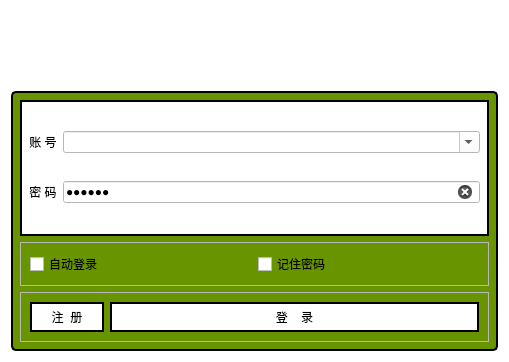
<?xml version="1.0" encoding="UTF-8"?>
<ui version="4.0">
 <class>login_main_win</class>
 <widget class="QWidget" name="login_main_win">
  <property name="geometry">
   <rect>
    <x>0</x>
    <y>0</y>
    <width>509</width>
    <height>362</height>
   </rect>
  </property>
  <property name="minimumSize">
   <size>
    <width>0</width>
    <height>0</height>
   </size>
  </property>
  <property name="maximumSize">
   <size>
    <width>10000</width>
    <height>10000</height>
   </size>
  </property>
  <property name="windowTitle">
   <string>登录</string>
  </property>
  <property name="styleSheet">
   <string notr="true">#ac_pw_widget{
border-width:2px;
border-color: rgb(0, 0, 0);
border-style:solid}

#login_main_win{
background-color: rgb(255, 255, 255);}
</string>
  </property>
  <layout class="QVBoxLayout" name="verticalLayout_2">
   <item>
    <widget class="QLabel" name="label">
     <property name="sizePolicy">
      <sizepolicy hsizetype="Preferred" vsizetype="Preferred">
       <horstretch>0</horstretch>
       <verstretch>2</verstretch>
      </sizepolicy>
     </property>
     <property name="text">
      <string/>
     </property>
    </widget>
   </item>
   <item>
    <widget class="QWidget" name="main_widget" native="true">
     <property name="sizePolicy">
      <sizepolicy hsizetype="Preferred" vsizetype="Preferred">
       <horstretch>0</horstretch>
       <verstretch>7</verstretch>
      </sizepolicy>
     </property>
     <property name="styleSheet">
      <string notr="true">#main_widget{
background-color: rgb(104, 148, 0);
border-radius:5px;
border-width:2px;
border-color: rgb(0, 0, 0);
border-style:solid}</string>
     </property>
     <layout class="QVBoxLayout" name="verticalLayout">
      <item>
       <widget class="QWidget" name="ac_pw_widget" native="true">
        <property name="sizePolicy">
         <sizepolicy hsizetype="Preferred" vsizetype="Preferred">
          <horstretch>0</horstretch>
          <verstretch>10</verstretch>
         </sizepolicy>
        </property>
        <property name="styleSheet">
         <string notr="true">background-color: rgb(255, 255, 255);</string>
        </property>
        <layout class="QGridLayout" name="gridLayout">
         <item row="0" column="0">
          <widget class="QLabel" name="label_3">
           <property name="styleSheet">
            <string notr="true">font: 75 10pt &quot;微软雅黑&quot;;</string>
           </property>
           <property name="text">
            <string>账 号</string>
           </property>
           <property name="alignment">
            <set>Qt::AlignCenter</set>
           </property>
          </widget>
         </item>
         <item row="0" column="1">
          <widget class="QComboBox" name="actext">
           <property name="editable">
            <bool>true</bool>
           </property>
           <property name="placeholderText">
            <string>请输入账号</string>
           </property>
           <item>
            <property name="text">
             <string>123456</string>
            </property>
           </item>
          </widget>
         </item>
         <item row="1" column="0">
          <widget class="QLabel" name="label_4">
           <property name="styleSheet">
            <string notr="true">font: 75 10pt &quot;微软雅黑&quot;;</string>
           </property>
           <property name="text">
            <string>密 码</string>
           </property>
           <property name="alignment">
            <set>Qt::AlignCenter</set>
           </property>
          </widget>
         </item>
         <item row="1" column="1">
          <widget class="QLineEdit" name="pwtext">
           <property name="text">
            <string>123456</string>
           </property>
           <property name="echoMode">
            <enum>QLineEdit::Password</enum>
           </property>
           <property name="placeholderText">
            <string>请输入密码</string>
           </property>
           <property name="clearButtonEnabled">
            <bool>true</bool>
           </property>
          </widget>
         </item>
        </layout>
       </widget>
      </item>
      <item>
       <widget class="QFrame" name="frame_2">
        <property name="frameShape">
         <enum>QFrame::StyledPanel</enum>
        </property>
        <property name="frameShadow">
         <enum>QFrame::Raised</enum>
        </property>
        <layout class="QHBoxLayout" name="horizontalLayout">
         <item>
          <widget class="QCheckBox" name="autologinbtn">
           <property name="sizePolicy">
            <sizepolicy hsizetype="Minimum" vsizetype="Fixed">
             <horstretch>1</horstretch>
             <verstretch>0</verstretch>
            </sizepolicy>
           </property>
           <property name="text">
            <string>自动登录</string>
           </property>
          </widget>
         </item>
         <item>
          <widget class="QCheckBox" name="rempwbtn">
           <property name="sizePolicy">
            <sizepolicy hsizetype="Minimum" vsizetype="Fixed">
             <horstretch>1</horstretch>
             <verstretch>0</verstretch>
            </sizepolicy>
           </property>
           <property name="text">
            <string>记住密码</string>
           </property>
          </widget>
         </item>
        </layout>
       </widget>
      </item>
      <item>
       <widget class="QFrame" name="frame_3">
        <property name="frameShape">
         <enum>QFrame::StyledPanel</enum>
        </property>
        <property name="frameShadow">
         <enum>QFrame::Raised</enum>
        </property>
        <layout class="QHBoxLayout" name="horizontalLayout_2">
         <item>
          <widget class="QPushButton" name="registerbtn">
           <property name="sizePolicy">
            <sizepolicy hsizetype="Minimum" vsizetype="Preferred">
             <horstretch>1</horstretch>
             <verstretch>0</verstretch>
            </sizepolicy>
           </property>
           <property name="styleSheet">
            <string notr="true">border-width:2px;
border-color: rgb(0, 0, 0);
border-style:solid;
background-color: rgb(255, 255, 255);
font: 75 10pt &quot;微软雅黑&quot;;</string>
           </property>
           <property name="text">
            <string>注  册</string>
           </property>
          </widget>
         </item>
         <item>
          <widget class="QPushButton" name="loadbtn">
           <property name="sizePolicy">
            <sizepolicy hsizetype="Minimum" vsizetype="Fixed">
             <horstretch>5</horstretch>
             <verstretch>0</verstretch>
            </sizepolicy>
           </property>
           <property name="minimumSize">
            <size>
             <width>0</width>
             <height>30</height>
            </size>
           </property>
           <property name="styleSheet">
            <string notr="true">QPushButton{
background-color: rgb(202, 0, 0);
border-width:2px;
border-color: rgb(0, 0, 0);
border-style:solid;
background-color: rgb(255, 255, 255);
font: 75 10pt &quot;微软雅黑&quot;;}


QPushButton:hover{
	
	
	background-color: rgb(195, 255, 0);
}

QPushButton:pressed{
	rgb(0, 255, 170);
}

QPushButton:disabled{
background-color: rgb(145, 145, 145);
}


</string>
           </property>
           <property name="text">
            <string>登    录</string>
           </property>
          </widget>
         </item>
        </layout>
       </widget>
      </item>
     </layout>
    </widget>
   </item>
  </layout>
 </widget>
 <resources/>
 <connections>
  <connection>
   <sender>registerbtn</sender>
   <signal>clicked()</signal>
   <receiver>login_main_win</receiver>
   <slot>showregister()</slot>
   <hints>
    <hint type="sourcelabel">
     <x>348</x>
     <y>275</y>
    </hint>
    <hint type="destinationlabel">
     <x>584</x>
     <y>291</y>
    </hint>
   </hints>
  </connection>
  <connection>
   <sender>rempwbtn</sender>
   <signal>clicked(bool)</signal>
   <receiver>login_main_win</receiver>
   <slot>rempw()</slot>
   <hints>
    <hint type="sourcelabel">
     <x>409</x>
     <y>197</y>
    </hint>
    <hint type="destinationlabel">
     <x>591</x>
     <y>192</y>
    </hint>
   </hints>
  </connection>
  <connection>
   <sender>loadbtn</sender>
   <signal>clicked()</signal>
   <receiver>login_main_win</receiver>
   <slot>login()</slot>
   <hints>
    <hint type="sourcelabel">
     <x>353</x>
     <y>230</y>
    </hint>
    <hint type="destinationlabel">
     <x>502</x>
     <y>238</y>
    </hint>
   </hints>
  </connection>
  <connection>
   <sender>autologinbtn</sender>
   <signal>clicked(bool)</signal>
   <receiver>login_main_win</receiver>
   <slot>autologin()</slot>
   <hints>
    <hint type="sourcelabel">
     <x>279</x>
     <y>198</y>
    </hint>
    <hint type="destinationlabel">
     <x>113</x>
     <y>185</y>
    </hint>
   </hints>
  </connection>
 </connections>
 <slots>
  <slot>showregister()</slot>
  <slot>check()</slot>
  <slot>login()</slot>
  <slot>autologin()</slot>
  <slot>rempw()</slot>
 </slots>
</ui>
